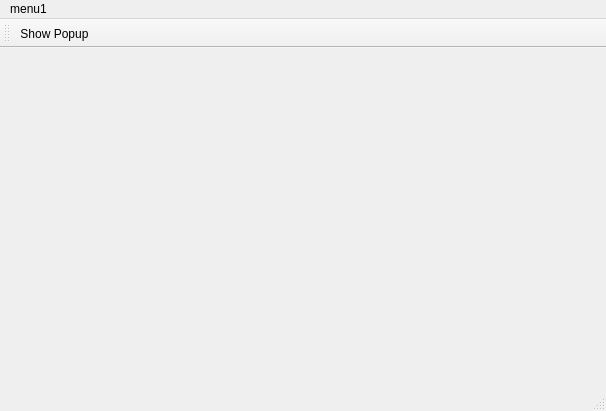
<?xml version="1.0" encoding="UTF-8"?>
<ui version="4.0">
 <class>MainWindow</class>
 <widget class="QMainWindow" name="MainWindow">
  <property name="geometry">
   <rect>
    <x>0</x>
    <y>0</y>
    <width>606</width>
    <height>411</height>
   </rect>
  </property>
  <property name="windowTitle">
   <string>MainWindow</string>
  </property>
  <widget class="QWidget" name="centralWidget"/>
  <widget class="QMenuBar" name="menuBar">
   <property name="geometry">
    <rect>
     <x>0</x>
     <y>0</y>
     <width>606</width>
     <height>22</height>
    </rect>
   </property>
   <widget class="QMenu" name="menumenu1">
    <property name="title">
     <string>menu1</string>
    </property>
    <addaction name="actionmyAction"/>
   </widget>
   <addaction name="menumenu1"/>
  </widget>
  <widget class="QToolBar" name="mainToolBar">
   <attribute name="toolBarArea">
    <enum>TopToolBarArea</enum>
   </attribute>
   <attribute name="toolBarBreak">
    <bool>false</bool>
   </attribute>
   <addaction name="actionmyAction"/>
  </widget>
  <widget class="QStatusBar" name="statusBar"/>
  <action name="actionmyAction">
   <property name="text">
    <string>Show Popup</string>
   </property>
  </action>
 </widget>
 <layoutdefault spacing="6" margin="11"/>
 <resources/>
 <connections/>
</ui>
